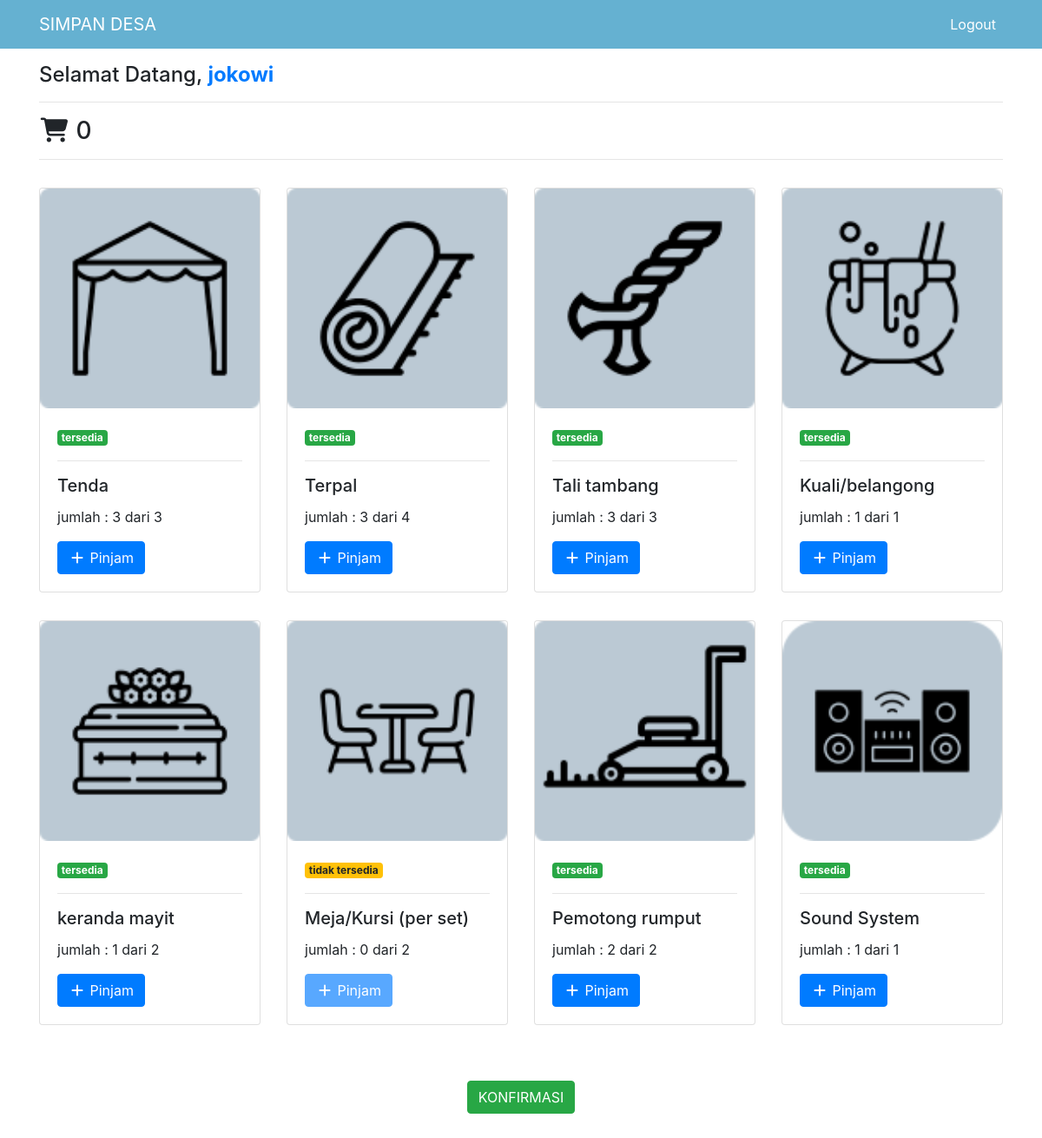
The app's page /index.php (signed in) with its own data.
### tables this page shows
CREATE TABLE `barang` (
  `id_barang` int(11) NOT NULL,
  `nama_barang` varchar(128) NOT NULL,
  `gambar` varchar(128) NOT NULL
);

### index.php (the view, shortened to what this page needs)
<?php
require 'koneksi.php';
$sql = "SELECT barang.*, (SELECT COUNT(*) FROM kuantitas WHERE kuantitas.id_barang = barang.id_barang) as jumlah, (SELECT COUNT(*) FROM konfirmasi WHERE konfirmasi.id_barang = barang.id_barang AND konfirmasi.status_kembali = 0) as jumlah_dipakai FROM `barang`";
$query = mysqli_query($koneksi, $sql);
require 'header.php';
?>
<section id="list-barang">
    <div class="container pt-3 pb-5">
        <h4>Selamat Datang,
            <span class="text-primary font-weight-bold"><?= $_SESSION['username'] ?></span>
        </h4>
        <hr>
        <h3 class="cart"><i class="fas fa-fw fa-shopping-cart"></i> <span id="jumlah_cart">0</span></h3>
        <hr>
        <div class="row">
            <?php while ($result = mysqli_fetch_assoc($query)) : ?>
            <div class="col-md-3 my-3">
                <div class="card">
                    <img class="card-img-top" src="img/<?= $result['gambar'] ?>" alt="Card image cap">
                    <div class="card-body">
                        <?= (($result['jumlah'] - $result['jumlah_dipakai']) > 0)?'<span class="badge badge-success">tersedia</span>':'<span class="badge badge-warning">tidak tersedia</span>'; ?>
                        <hr>
                        <h5 class="card-title"><?= $result['nama_barang'] ?></h5>
                        <p class="card-text">jumlah : <?= ($result['jumlah'] - $result['jumlah_dipakai']) ?>
                            dari
                            <?= $result['jumlah'] ?> </p>
                        <a href="#"
                            class="btn btn-primary pinjam <?php if(($result['jumlah'] - $result['jumlah_dipakai']) <= 0) echo 'disabled'; ?>"
                            data-id="<?= $result['id_barang'] ?>"><i class="fas fa-fw fa-plus"></i>
                            Pinjam</a>
                    </div>
                </div>
            </div>
            <?php endwhile; ?>
        </div>
    </div>
</section>
<center class="mb-5">
    <form action="konfirmasiPeminjaman.php" method="get">
        <button id="confirm" type="submit" class="btn btn-success">KONFIRMASI</button>
    </form>
</center>
<?php require 'footer.php'; ?>

### records on screen
barang: gambar (picture), shows "tersedia", nama_barang "Tenda", jumlah_dipakai "3", jumlah "3"
barang: gambar (picture), shows "tersedia", nama_barang "Terpal", jumlah_dipakai "3", jumlah "4"
barang: gambar (picture), shows "tersedia", nama_barang "Tali tambang", jumlah_dipakai "3", jumlah "3"
barang: gambar (picture), shows "tersedia", nama_barang "Kuali/belangong", jumlah_dipakai "1", jumlah "1"
barang: gambar (picture), shows "tersedia", nama_barang "keranda mayit", jumlah_dipakai "1", jumlah "2"
barang: gambar (picture), shows "tidak tersedia", nama_barang "Meja/Kursi (per set)", jumlah_dipakai "0", jumlah "2"
barang: gambar (picture), shows "tersedia", nama_barang "Pemotong rumput", jumlah_dipakai "2", jumlah "2"
barang: gambar (picture), shows "tersedia", nama_barang "Sound System", jumlah_dipakai "1", jumlah "1"

### other values on screen
$_SESSION['username'] "jokowi"
